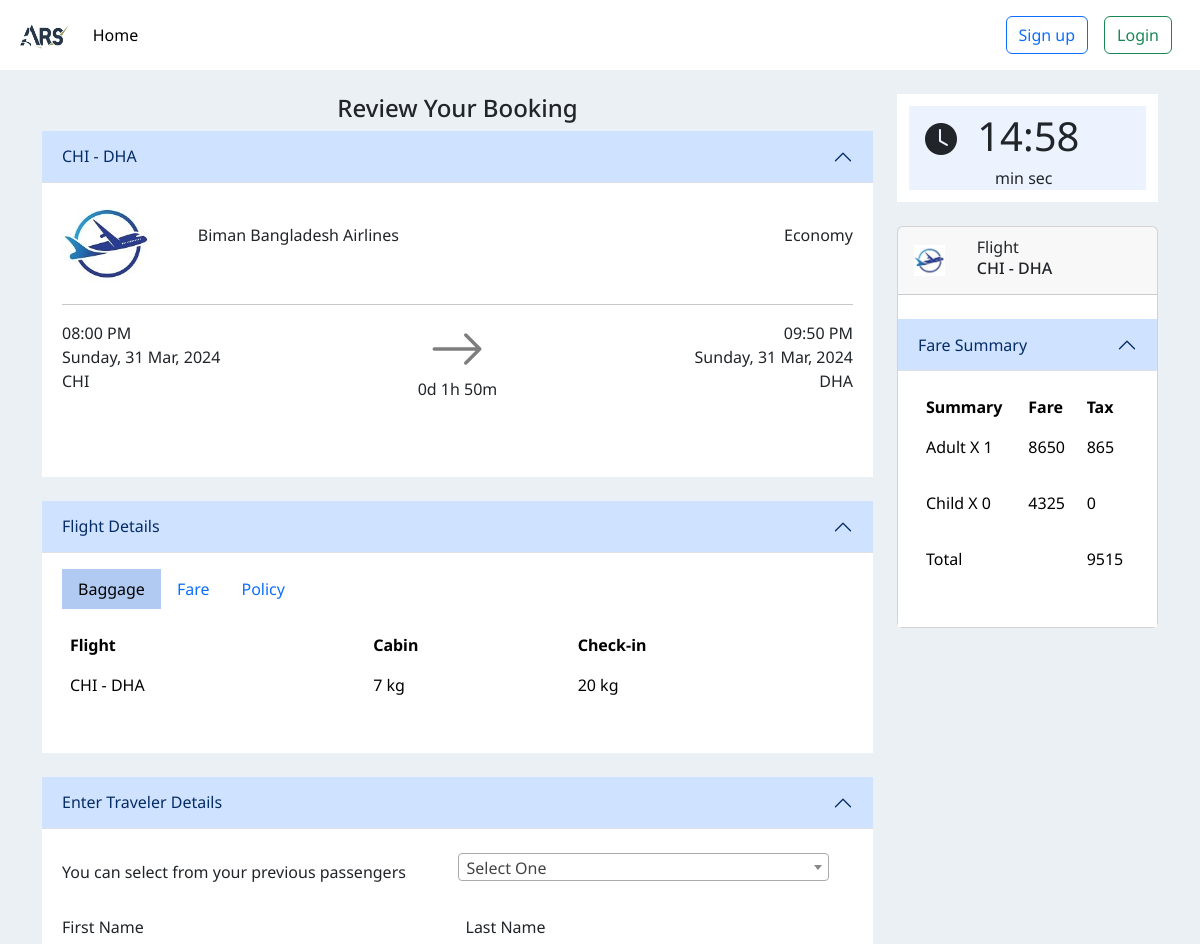
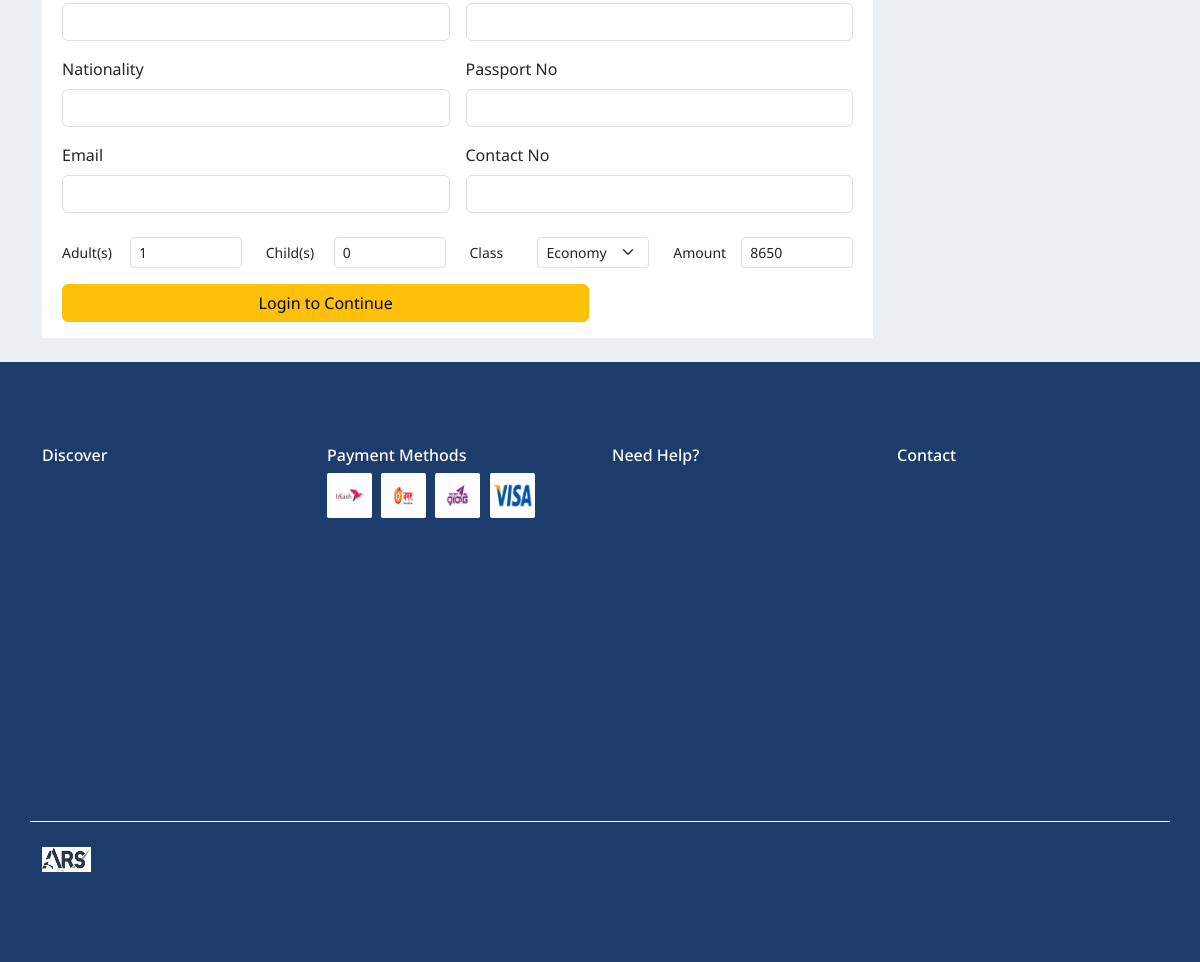
The page /src/booking.php?id=2 on the database its author committed (2 pictures, top to bottom).
### tables this page shows
CREATE TABLE `flight` (
  `id` int(11) NOT NULL,
  `source` varchar(100) NOT NULL,
  `destination` varchar(100) NOT NULL,
  `departure` datetime NOT NULL,
  `arrival` datetime NOT NULL,
  `price` int(11) NOT NULL,
  `airline` varchar(100) NOT NULL,
  `duration` int(11) NOT NULL,
  `class` varchar(20) NOT NULL DEFAULT 'Economy'
);

### src/booking.php (the view, shortened to what the rows shown need)
<?php
include_once "./inc/header.php";
include_once "./service/Airport.php";
include_once "./service/Flight.php";
include_once "./service/Passenger.php";
$ap = new Airport();
if (isset($_GET['id'])) {
  $flightID = $_GET['id'];
  $f = new Flight();
  $flight = $f->fetchFlight($flightID)->fetch_assoc();
}
?>
<body class="text-center">
  <div class="container justify-content-center mt-4">
    <div class="row mb-4">
      <div class="col-lg-9">
        <div class="accordion accordion-flush" id="accordionFlightDetails1">
          <div class="accordion-item">
            <h2 class="accordion-header" id="flush-FlightDetails1">
              <button class="accordion-button " type="button" data-bs-toggle="collapse" data-bs-target="#flush-collapseFlightDetails1" aria-expanded="true" aria-controls="flush-collapseFlightDetails1">
                <?php
                echo $ap->getCode($flight['source']);
                echo " - ";
                echo $ap->getCode($flight['destination']);
                ?>
              </button>
            </h2>
            <div id="flush-collapseFlightDetails1" class="accordion-collapse collapse show" aria-labelledby="flush-FlightDetails1" data-bs-parent="#accordionFlightDetails1">
              <div class="accordion-body">
                <div class="row align-items-center">
                  <div class="col-lg-8">
                    <div class="row text-start align-items-center">
                      <div class="col-lg-8">
                        <p>
                          <?php
                          echo $flight['airline'];
                          ?>
                        </p>
                      </div>
                    </div>
                  </div>
                </div>
                <div class="row ">
                  <div class="col-lg-5 text-start">
                    <p>
                      <?php
                      echo date('h:i A', strtotime($flight['departure']));
                      echo "<br/>";
                      echo date('l, d M, Y', strtotime($flight['departure']));
                      echo "<br/>";
                      echo $ap->getCode($flight['source']);
                      ?>
                    </p>
                  </div>
                  <div class="col-lg-2">
                    <img src="../public/images/arrow-right.svg" style="width: 100px; height: 40%; opacity: .5" alt="Right Arrow">
                    <p>
                      <?php
                      $duration = $flight['duration'];
                      $days = intdiv($duration, 24 * 60);
                      $hours = intdiv($duration % (24 * 60), 60);
                      $minutes = $duration % 60;
                      echo $days . "d " . $hours . "h " . $minutes . "m";
                      ?>
                    </p>
                  </div>
                  <div class="col-lg-5 text-end">
                    <p>
                      <?php
                      echo date('h:i A', strtotime($flight['arrival']));
                      echo "<br/>";
                      echo date('l, d M, Y', strtotime($flight['arrival']));
                      echo "<br/>";
                      echo $ap->getCode($flight['destination']);
                      ?>
                    </p>
                  </div>
                </div>
              </div>
            </div>
          </div>
        </div>
        <div class="accordion accordion-flush mt-4" id="accordionFlightDetails2">
          <div class="accordion-item">
            <h2 class="accordion-header" id="flush-FlightDetails2">
              <button class="accordion-button " type="button" data-bs-toggle="collapse" data-bs-target="#flush-collapseFlightDetails2" aria-expanded="true" aria-controls="flush-collapseFlightDetails2">
                Flight Details
              </button>
            </h2>
            <div id="flush-collapseFlightDetails2" class="accordion-collapse collapse show" aria-labelledby="flush-FlightDetails2" data-bs-parent="#accordionFlightDetails2">
              <div class="accordion-body">
                <div class="col-lg-12">
                  <div class="tab-content" id="pills-tabContent">
                    <div class="tab-pane fade show active" id="pills-baggage" role="tabpanel" aria-labelledby="pills-baggage-tab" tabindex="0">
                      <table class="col-lg-12 table table-borderless text-start">
                        <tr>
                          <th> Flight</th>
                          <th> Cabin</th>
                          <th> Check-in</th>
                        </tr>
                      </table>
                    </div>
                  </div>
                </div>
              </div>
            </div>
          </div>
        </div>
        <div class="accordion accordion-flush mt-4" id="accordionTravelerDetails">
          <div class="accordion-item">
            <h2 class="accordion-header" id="flush-headingTravelerDetails">
              <button class="accordion-button " type="button" data-bs-toggle="collapse" data-bs-target="#flush-collapseTravelerDetails" aria-expanded="true" aria-controls="flush-collapseTravelerDetails">
                Enter Traveler Details
              </button>
            </h2>
            <div id="flush-collapseTravelerDetails" class="accordion-collapse collapse show" aria-labelledby="flush-headingTravelerDetails" data-bs-parent="#accordionTravelerDetails">
              <div class="accordion-body">
                <div class="col-lg-12 text-start">
                  <form action="" method="post" class="row g-3">
                    <div class="col-md-12">
                      <div class="row justify-content-center mt-2">
                        <div class="col-2 text-start">
                          <input type="number" id="amount" name="amount" class="form-control form-control-sm" value="<?php echo $flight['price'] ?>" readonly>
                        </div>
                      </div>
                    </div>
                  </form>
                </div>
              </div>
            </div>
          </div>
        </div>
      </div>
      <div class="col-lg-3">
        <div class="card mt-4 ">
          <div class="accordion accordion-flush mt-4" id="accordionFareSummary">
            <div class="accordion-item">
              <h2 class="accordion-header" id="flush-headingFareSummary">
                <button class="accordion-button " type="button" data-bs-toggle="collapse" data-bs-target="#flush-collapseFareSummary" aria-expanded="true" aria-controls="flush-collapseFareSummary">
                  Fare Summary
                </button>
              </h2>
              <div id="flush-collapseFareSummary" class="accordion-collapse collapse show" aria-labelledby="flush-headingFareSummary" data-bs-parent="#accordionFareSummarys">
                <div class="accordion-body">
                  <div class="col-lg-12 text-start">
                    <table class="col-lg-12 table table-borderless">
                      <tr>
                        <th> Summary</th>
                        <th> Fare</th>
                        <th> Tax</th>
                      </tr>
                      <tr>
                        <td> Adult X <span id="adultNumber"> 1 </span> </td>
                        <td>
                          <?php
                          echo $flight['price'];
                          ?>
                        </td>
                        <td>
                            <p id="adultTax">
                              <?php echo $flight['price'] * 0.1; ?>
                            </p>
                        </td>
                      </tr>
                      <tr>
                        <td> Child X <span id="childNumber"> 0  </span> </td>
                        <td id="childFare">
                          <?php
                          echo $flight['price'] * .5;
                          ?>
                        </td>
                        <td>
                            <p id="childTax"> 0 </p>
                        </td>
                      </tr>
                      <tr>
                        <td>
                            <p id="totalAmount">
                              <?php echo $flight['price'] + $flight['price'] * 0.1; ?>
                            </p>
                        </td>
                      </tr>
                    </table>
                  </div>
                </div>
              </div>
            </div>
          </div>
        </div>
      </div>
    </div>
  </div>
</body>
</html>

### rows shown on the page
flight: airline "Biman Bangladesh Airlines", departure "08:00 PM", departure "Sunday, 31 Mar, 2024", duration "0", duration "1", duration "50", arrival "09:50 PM", arrival "Sunday, 31 Mar, 2024", amount "8650", price "8650", $flight['price']*0.1 "865", price "4325", $flight['price'] + $flight['price'] * 0.1 "9515"

### other values the page prints
$ap->getCode($flight['source']) "CHI"
$ap->getCode($flight['destination']) "DHA"
